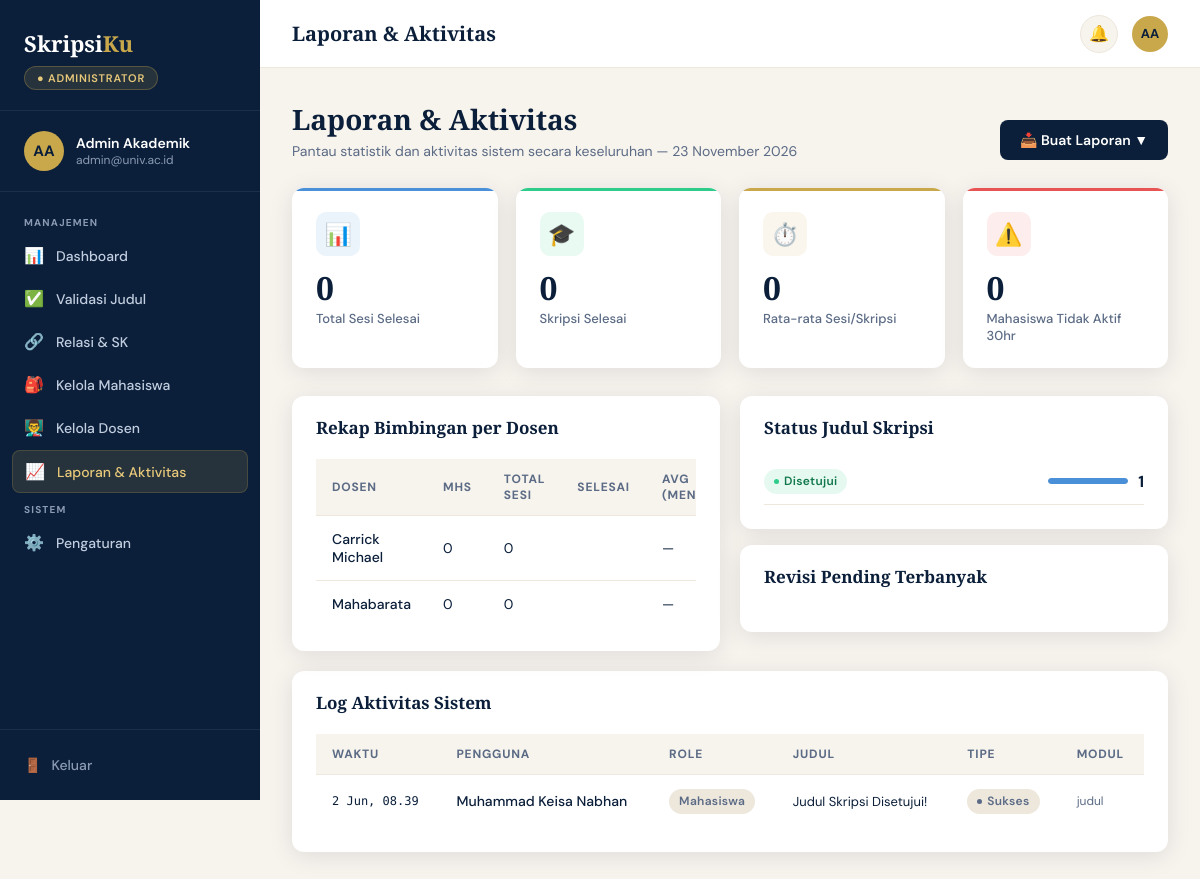
Page /admin/laporan.php (signed in) on the committed database.
### tables this page shows
CREATE TABLE `notifikasi` (
  `id_notif` int(11) NOT NULL,
  `id_user` int(11) NOT NULL,
  `judul` varchar(150) NOT NULL,
  `pesan` text NOT NULL,
  `tipe` enum('info','sukses','peringatan','error') NOT NULL DEFAULT 'info',
  `tautan` varchar(255) DEFAULT NULL,
  `modul` varchar(50) DEFAULT NULL,
  `is_read` tinyint(1) NOT NULL DEFAULT 0,
  `created_at` datetime NOT NULL DEFAULT current_timestamp()
);

CREATE TABLE `user` (
  `id_user` int(11) NOT NULL,
  `nama_lengkap` varchar(100) NOT NULL,
  `email` varchar(100) NOT NULL,
  `password_hash` varchar(255) NOT NULL,
  `role` enum('mahasiswa','dosen','admin') NOT NULL,
  `status` enum('aktif','nonaktif') NOT NULL DEFAULT 'aktif',
  `created_at` timestamp NOT NULL DEFAULT current_timestamp(),
  `updated_at` timestamp NOT NULL DEFAULT current_timestamp() ON UPDATE current_timestamp(),
  `last_login` datetime DEFAULT NULL
);

### config/format.php (called while the page is built, shortened)
<?php
function tgl(?string $waktu, string $format = 'pendek'): string {
    $ts = is_numeric($waktu) ? (int)$waktu : strtotime($waktu);
    $d   = (int)date('j', $ts);
    $m   = (int)date('n', $ts);
    $y   = date('Y', $ts);
    $jam = date('H.i', $ts);
    $hari = NAMA_HARI[(int)date('w', $ts)];
    $pendek = sprintf('%d %s %s', $d, BULAN_PENDEK[$m], $y);
    return match ($format) {
        'jam'       => "$pendek, $jam",
        'hari'      => "$hari, $pendek",
        'harijam'   => "$hari, $pendek, $jam",
        'panjang'   => sprintf('%d %s %s', $d, NAMA_BULAN[$m], $y),
        'lengkap'   => sprintf('%s, %d %s %s', $hari, $d, NAMA_BULAN[$m], $y),
        'tglbln'    => sprintf('%d %s', $d, BULAN_PENDEK[$m]),
        'tglblnjam' => sprintf('%d %s, %s', $d, BULAN_PENDEK[$m], $jam),
        default     => $pendek,
    };
}
function label(?string $nilai): string {
    $map = [
        'dijadwalkan'  => 'Menunggu konfirmasi',
        'dikonfirmasi' => 'Dikonfirmasi',
        'selesai'      => 'Selesai',
        'batal'        => 'Dibatalkan',
        'tatap_muka'   => 'Tatap muka',
        'zoom'         => 'Zoom',
        'gmeet'        => 'Google Meet',
        'lainnya'      => 'Lainnya',
        'belum'        => 'Belum mulai',
        'proses'       => 'Sedang berjalan',
        'draft'        => 'Draf',
        'diajukan'     => 'Diajukan',
        'revisi'       => 'Perlu revisi',
        'disetujui'    => 'Disetujui',
        'ditolak'      => 'Ditolak',
        'menunggu'     => 'Menunggu review',
        'direvisi'     => 'Direvisi',
        'minor'        => 'Minor',
        'mayor'        => 'Mayor',
        'kritis'       => 'Kritis',
        'aktif'        => 'Aktif',
        'nonaktif'     => 'Nonaktif',
        'dihentikan'   => 'Dihentikan',
        'info'         => 'Info',
        'sukses'       => 'Sukses',
        'peringatan'   => 'Peringatan',
        'error'        => 'Galat',
        'mahasiswa'    => 'Mahasiswa',
        'dosen'        => 'Dosen',
        'admin'        => 'Admin',
    ];
    if (isset($map[$nilai])) return $map[$nilai];
    return ucfirst(str_replace('_', ' ', $nilai));
}

### config/db.php (called while the page is built, shortened)
<?php
function getDB(): PDO {
    static $pdo = null;
    if ($pdo === null) {
        $dsn = sprintf('mysql:host=%s;dbname=%s;charset=%s', DB_HOST, DB_NAME, DB_CHAR);
        $pdo = new PDO($dsn, DB_USER, DB_PASS, [
            PDO::ATTR_ERRMODE            => PDO::ERRMODE_EXCEPTION,
            PDO::ATTR_DEFAULT_FETCH_MODE => PDO::FETCH_ASSOC,
            PDO::ATTR_EMULATE_PREPARES   => false,
        ]);
    }
    return $pdo;
}
function fetchAll(string $sql, array $params = []): array {
    $stmt = getDB()->prepare($sql);
    $stmt->execute($params);
    return $stmt->fetchAll();
}
function fetchOne(string $sql, array $params = []): ?array {
    $stmt = getDB()->prepare($sql);
    $stmt->execute($params);
    $row = $stmt->fetch();
    return $row ?: null;
}
function countRows(string $sql, array $params = []): int {
    $stmt = getDB()->prepare($sql);
    $stmt->execute($params);
    return (int) $stmt->fetchColumn();
}

### config/auth.php (called while the page is built, shortened)
<?php
function badge(string $status): string {
    $map = [
        'disetujui'   => 'success',
        'aktif'       => 'success',
        'selesai'     => 'success',
        'diajukan'    => 'info',
        'dijadwalkan' => 'warning',
        'dikonfirmasi'=> 'info',
        'menunggu'    => 'info',
        'proses'      => 'info',
        'revisi'      => 'warning',
        'direvisi'    => 'warning',
        'peringatan'  => 'warning',
        'ditolak'     => 'danger',
        'dihentikan'  => 'danger',
        'batal'       => 'danger',
        'nonaktif'    => 'neutral',
        'belum'       => 'neutral',
        'draft'       => 'neutral',
    ];
    return $map[$status] ?? 'neutral';
}
function e(?string $s): string {
    return htmlspecialchars((string)$s, ENT_QUOTES, 'UTF-8');
}
require_once __DIR__ . '/format.php';

### admin/laporan.php (the view, shortened to what this page needs)
<?php
require_once __DIR__ . '/../config/db.php';
require_once __DIR__ . '/../config/auth.php';
$totalSesi    = countRows('SELECT COUNT(*) FROM sesi_bimbingan WHERE status="selesai"');
$totalSelesai = countRows('SELECT COUNT(*) FROM mahasiswa WHERE status_skripsi="selesai"');
$avgSesi      = fetchOne('SELECT ROUND(AVG(total_sesi),1) AS avg FROM bimbingan WHERE status="selesai"')['avg'] ?? 0;
$terlambat    = countRows('SELECT COUNT(*) FROM mahasiswa m WHERE status_skripsi="proses"
                           AND NOT EXISTS (SELECT 1 FROM sesi_bimbingan sb JOIN bimbingan b ON b.id_bimbingan=sb.id_bimbingan
                                          WHERE b.id_mahasiswa=m.id_mahasiswa AND sb.tgl_sesi >= DATE_SUB(CURDATE(),INTERVAL 30 DAY))');
$rekapDosen = fetchAll(
    'SELECT ud.nama_lengkap,
            COUNT(DISTINCT b.id_mahasiswa) AS jml_mhs,
            COUNT(sb.id_sesi) AS total_sesi,
            SUM(sb.status="selesai") AS selesai,
            ROUND(AVG(sb.durasi_menit),0) AS avg_durasi
     FROM dosen d JOIN user ud ON ud.id_user=d.id_user
     LEFT JOIN bimbingan b ON b.id_dosen=d.id_dosen
     LEFT JOIN sesi_bimbingan sb ON sb.id_bimbingan=b.id_bimbingan
     GROUP BY d.id_dosen ORDER BY total_sesi DESC'
);
        ?>
        <?php
$distribusiJudul = fetchAll('SELECT status, COUNT(*) AS n FROM judul_skripsi GROUP BY status');
$logAktivitas = fetchAll(
    'SELECT n.created_at,u.nama_lengkap,u.role,n.judul,n.tipe,n.modul
     FROM notifikasi n JOIN user u ON u.id_user=n.id_user
     ORDER BY n.created_at DESC LIMIT 20'
);
include __DIR__ . '/../includes/header.php';
include __DIR__ . '/../includes/sidebar.php';
?>
<div class="layout"><main class="main">
<?php include __DIR__ . '/../includes/topbar.php'; ?>
<div class="content">
  <div class="page-header" style="display:flex; justify-content:space-between; align-items:flex-end;">
    <div>
        <h1>Laporan & Aktivitas</h1>
        <p>Pantau statistik dan aktivitas sistem secara keseluruhan — <?= tgl(date('Y-m-d'), 'panjang') ?></p>
    </div>
    <div style="position: relative; display: inline-block;">
        <button class="btn btn-primary" onclick="toggleExportMenu()" style="display:flex; gap:8px; align-items:center;">
            📥 Buat Laporan ▼
        </button>
    </div>
  </div>
  <div class="stats-grid">
    <div class="stat-card blue"><div class="stat-icon">📊</div><div class="stat-num"><?= $totalSesi ?></div><div class="stat-label">Total Sesi Selesai</div></div>
    <div class="stat-card green"><div class="stat-icon">🎓</div><div class="stat-num"><?= $totalSelesai ?></div><div class="stat-label">Skripsi Selesai</div></div>
    <div class="stat-card gold"><div class="stat-icon">⏱️</div><div class="stat-num"><?= $avgSesi ?></div><div class="stat-label">Rata-rata Sesi/Skripsi</div></div>
    <div class="stat-card red"><div class="stat-icon">⚠️</div><div class="stat-num"><?= $terlambat ?></div><div class="stat-label">Mahasiswa Tidak Aktif 30hr</div></div>
  </div>
  <div class="grid-2" style="margin-bottom:20px;">
    <div class="card">
      <div class="card-header"><div class="card-title">Rekap Bimbingan per Dosen</div></div>
      <div class="card-body">
        <div class="table-wrap">
          <table>
            <thead><tr><th>Dosen</th><th>Mhs</th><th>Total Sesi</th><th>Selesai</th><th>Avg (menit)</th></tr></thead>
            <tbody>
              <?php foreach ($rekapDosen as $r): ?>
                <tr>
                  <td style="font-weight:500;"><?= e($r['nama_lengkap']) ?></td>
                  <td><?= $r['jml_mhs'] ?></td>
                  <td><?= $r['total_sesi'] ?></td>
                  <td><?= $r['selesai'] ?></td>
                  <td><?= $r['avg_durasi'] ?? '—' ?></td>
                </tr>
              <?php endforeach; ?>
            </tbody>
          </table>
        </div>
      </div>
    </div>
    <div>
      <div class="card" style="margin-bottom:16px;">
        <div class="card-header"><div class="card-title">Status Judul Skripsi</div></div>
        <div class="card-body">
          <?php $total = array_sum(array_column($distribusiJudul,'n')); ?>
          <?php foreach ($distribusiJudul as $d): ?>
            <div style="display:flex;justify-content:space-between;align-items:center;padding:10px 0;border-bottom:1px solid var(--cream-dark);">
              <span class="badge <?= badge($d['status']) ?>"><span class="badge-dot"></span><?= e(label($d['status'])) ?></span>
              <div style="display:flex;align-items:center;gap:10px;">
                <div style="width:80px;"><div class="progress-bar"><div class="progress-fill blue" style="width:<?= $total > 0 ? round($d['n']/$total*100) : 0 ?>%"></div></div></div>
                <strong><?= $d['n'] ?></strong>
              </div>
            </div>
          <?php endforeach; ?>
        </div>
      </div>
      <div class="card">
        <div class="card-header"><div class="card-title">Revisi Pending Terbanyak</div></div>
        <div class="card-body">
        </div>
      </div>
    </div>
  </div>
  <div class="card">
    <div class="card-header"><div class="card-title">Log Aktivitas Sistem</div></div>
    <div class="card-body">
      <div class="table-wrap">
        <table>
          <thead><tr><th>Waktu</th><th>Pengguna</th><th>Role</th><th>Judul</th><th>Tipe</th><th>Modul</th></tr></thead>
          <tbody>
            <?php foreach ($logAktivitas as $log): ?>
              <tr>
                <td class="mono" style="font-size:12px;"><?= tgl($log['created_at'], 'tglblnjam') ?></td>
                <td style="font-weight:500;"><?= e($log['nama_lengkap']) ?></td>
                <td><span class="badge neutral"><?= e(label($log['role'])) ?></span></td>
                <td style="font-size:13px;"><?= e($log['judul']) ?></td>
                <td><span class="badge <?= badge($log['tipe']) ?>"><span class="badge-dot"></span><?= e(label($log['tipe'])) ?></span></td>
                <td style="font-size:12px;color:var(--slate);"><?= e($log['modul'] ?? '—') ?></td>
              </tr>
            <?php endforeach; ?>
          </tbody>
        </table>
      </div>
    </div>
  </div>
</div>
<?php include __DIR__ . '/../includes/footer.php'; ?>

### rows in the picture
notifikasi: created_at "2 Jun, 08.39", id_user.nama_lengkap "Muhammad Keisa Nabhan", id_user.role "Mahasiswa", judul "Judul Skripsi Disetujui!", tipe "Sukses", modul "judul"

### other values in the picture
$roleLabel "ADMINISTRATOR"
$initials "AA"
$user['nama_lengkap'] "Admin Akademik"
$user['email'] "admin@univ.ac.id"
$group['section'] "MANAJEMEN"
$item['icon'] "📊"
$item['label'] "Dashboard"
$item['icon'] "✅"
$item['label'] "Validasi Judul"
$item['icon'] "🔗"
$item['label'] "Relasi & SK"
$item['icon'] "🎒"
$item['label'] "Kelola Mahasiswa"
$item['icon'] "👨‍🏫"
$item['label'] "Kelola Dosen"
